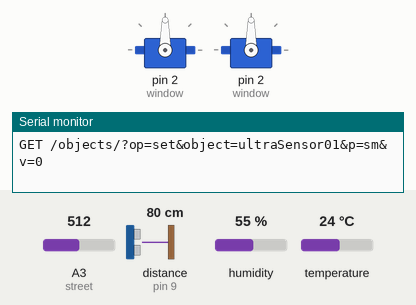
A sketch run on a simulated Arduino Uno, built for the host (arithmetic inside an expression is 32-bit, double 64-bit). Parts: 2 × servo, the last lines printed to the serial monitor. Wiring (inferred from the names in the program): ultrasonic range finder: trigger pin 8; echo pin 9. The inputs (shaded band) are chosen by the test bench; at power-on: A3 (street) = 512, distance to the obstacle (sensor on pin 9) 80 cm, humidity 55 %, temperature 24 °C. The echo pulse lasts 58.3 µs per cm; WiFi joins after 1.5 s; servers stay silent unless stated; uploads are accepted with an empty reply.

Above: at 1.2 s.
1.3 s: A3 (street) set to 311
At 3.6 s:
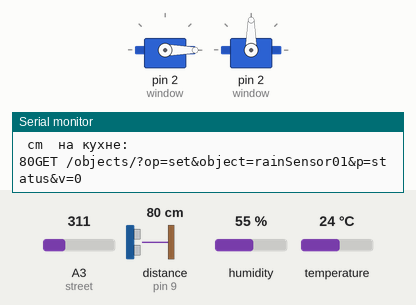
6.3 s: A3 (street) set to 289
12.7 s: distance to the obstacle (sensor on pin 9) set to 10 cm
19.4 s: distance to the obstacle (sensor on pin 9) set to 7 cm
Timing chart, 0 to 22.4 s (numbered marks = the images above; inputs shaded):
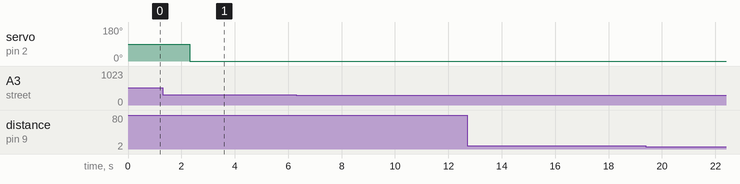

The sketch:

programmaforme.ino
```cpp
#include <DHT.h>
#include <Ethernet.h>
#include <SPI.h>
#include <Servo.h>
Servo window;
Servo door;
byte mac[] = { 0x90, 0xA2, 0xDA, 0x00, 0x4C, 0xFB };
byte ip[] = { 192, 168, 1, 36 };

byte server[] = { 192, 168, 1, 35 };

EthernetClient client;
char c;
String msg;
//ДАТЧИК УЛЬТРАЗВУКА НА КУХНЕ
int kitecho= 9;
int kittrig = 8;
//ДАТЧИКИ УЛЬТРАЗВУКА У ДВЕРИ
  //ВЕРХНИЙ
int hecho= 9;
int htrig = 8;
  //НИЖНИЙ
int lecho= 9;
int ltrig = 8;

#define street 3
#define vytag_yvlag 3
#define cool_hot 3
#define gaz 3
#define dogd 3
#define dvig_room 3
#define svet_room 3
#define svet_kitchen 3
#define fire 3
#define DHTPIN_1 3 //пиин датчика в комнате
#define DHTPIN_2 3 //пиин датчика на кухне
#define DHTTYPE DHT11
DHT dht_1(DHTPIN_1, DHTTYPE);
DHT dht_2(DHTPIN_2, DHTTYPE);
void setup()
{
  window.attach(2);
  door.attach(2);
  Ethernet.begin(mac, ip);
  dht_1.begin();
  dht_2.begin();
  Serial.begin(9600);
  pinMode(kittrig, OUTPUT);
  pinMode(kitecho, INPUT);
   pinMode(htrig, OUTPUT);
  pinMode(hecho, INPUT);
   pinMode(ltrig, OUTPUT);
  pinMode(lecho, INPUT);
  pinMode(fire, INPUT);
  pinMode(svet_kitchen, OUTPUT);
  pinMode(svet_room, OUTPUT);
  pinMode(dvig_room, INPUT);
  pinMode(dogd, INPUT);
  pinMode(gaz, INPUT);
  pinMode(cool_hot, OUTPUT);
  pinMode(vytag_yvlag, OUTPUT);
   pinMode(street, INPUT);
}
////////////////////////////////
void loop(){///////////////////
//////////////////////////////

////////////////////
//ОТКРЫТИЕ ДВЕРЕЙ//
//////////////////
  //СНЯТИЕ ПОКАЗАНИЙ С ВЕРХНЕГО ДАТЧИКА
  int duration_dh, cm_dh;
digitalWrite(htrig, LOW);
delayMicroseconds(2);
digitalWrite(htrig, HIGH);
delayMicroseconds(10);
digitalWrite(htrig, LOW);
duration_dh = pulseIn(hecho, HIGH);
cm_dh = duration_dh / 58;
  //СНЯТИЕ ПОКАЗАНИЙ СС НИЖНЕГО ДАТЧИКА
  int duration_dl, cm_dl;
digitalWrite(ltrig, LOW);
delayMicroseconds(2);
digitalWrite(ltrig, HIGH);
delayMicroseconds(10);
digitalWrite(ltrig, LOW);
duration_dl = pulseIn(lecho, HIGH);
cm_dl = duration_dl / 58;
  //УПРАВЛЕНИЕ ДВЕРЬЮ
if (cm_dl < 9 & cm_dh < 17){
msg = "GET /objects/?op=set&object=door&p=status&v=1";
Serial.println(msg);
client.connect(server, 80);
client.println(msg);
delay (1000);
client.stop();
delay(100);
msg = "GET /objects/?op=set&object=door&p=otvet";
Serial.println(msg);
client.connect(server, 80);
client.println(msg);
while (client.available()) {
    c = client.read();
    Serial.write(c);
  }
client.stop();
if (c == 'S'){
  door.write(90);
  delay(5000);
  door.write(0);
}
if (c == 'O'){
  door.write(0);
}

delay (1000);
}
/////////////////////////////
//*******КОНЕЦ************//
///////////////////////////

///////////////////////////////////////////////////////
// ИЗМЕРЕНИЕ РАССТОЯНИЯ НА КУХНЕ ДЛЯ ВКЛЮЧЕНИЯ СВЕТА//
/////////////////////////////////////////////////////
  int duration, cm;
digitalWrite(kittrig, LOW);
delayMicroseconds(2);
digitalWrite(kittrig, HIGH);
delayMicroseconds(10);
digitalWrite(kittrig, LOW);
duration = pulseIn(kitecho, HIGH);
cm = duration / 58;
if (cm < 9){
  analogWrite(svet_kitchen, 1024);
  msg = "GET /objects/?op=set&object=ultraSensor01&p=sm&v=1";
Serial.println(msg);
client.connect(server, 80);
client.println(msg);
delay (1000);
client.stop();
delay (1000);
}
else {
  analogWrite(svet_kitchen, 0);
  msg = "GET /objects/?op=set&object=ultraSensor01&p=sm&v=0";
Serial.println(msg);
client.connect(server, 80);
client.println(msg);
delay (1000);
client.stop();
delay (1000);
}
Serial.println (" cm  на кухне:");
Serial.print (cm);
delay(100);
/////////////////////////////
//*******КОНЕЦ************//
///////////////////////////

///////////////////////////////////////////////////////////////////////////////
//ДАТЧИКИ ДВИЖЕНИЯ И ОСВЕЩЕННОСТИ И ДАТЧИК ДОЖДЯ - ВКЛЮЧЕНИЯ СВЕТА В КОМНАТЕ//
/////////////////////////////////////////////////////////////////////////////
int dvig = digitalRead(dvig_room);
int osvet = analogRead(street);

if(analogRead(dogd) <300){
  window.write(0);}

else{
  if (dvig == 1){
    if(osvet > 90){
      analogWrite(svet_room, 0);
      window.write(90);
     msg = "GET /objects/?op=set&object=rainSensor01&p=status&v=1";
    Serial.println(msg);
    client.connect(server, 80);
    client.println(msg);
    delay (1000);
    client.stop();
    delay (1000);
    msg = "GET /objects/?op=set&object=MotionSensor01&p=status&v=0";
    Serial.println(msg);
    client.connect(server, 80);
    client.println(msg);
    delay (1000);
    client.stop();
    delay (1000);
    }
    else{
      analogWrite(svet_room, 1024);
      window.write(0);
      msg = "GET /objects/?op=set&object=rainSensor01&p=status&v=0";
    Serial.println(msg);
    client.connect(server, 80);
    client.println(msg);
    delay (1000);
    client.stop();
    delay (1000);
    msg = "GET /objects/?op=set&object=MotionSensor01&p=status&v=1";
    Serial.println(msg);
    client.connect(server, 80);
    client.println(msg);
    delay (1000);
    client.stop();
    delay (1000);
    }
  }
  else{
  analogWrite(svet_room, 0);
  window.write(0);
   msg = "GET /objects/?op=set&object=rainSensor01&p=status&v=0";
    Serial.println(msg);
    client.connect(server, 80);
    client.println(msg);
    delay (1000);
    client.stop();
    delay (1000);
    msg = "GET /objects/?op=set&object=MotionSensor01&p=status&v=0";
    Serial.println(msg);
    client.connect(server, 80);
    client.println(msg);
    delay (1000);
    client.stop();
    delay (1000);}
}

/////////////////////////////
//*******КОНЕЦ************//
///////////////////////////

///////////////////////////////////////
//ДАТЧИК ГАЗА - ОТПРАВКА УВЕДОМЛЕНИЯ//
/////////////////////////////////////
int g = digitalRead(gaz);
if(g == 1){
msg = "GET /objects/?op=set&object=gazSensor1&p=status&v=1";
client.connect(server, 80);
client.println(msg);
delay (1000);
while (client.available()) {
    c = client.read();
    Serial.write(c);
  }
  Serial.println();
client.stop();
delay (1000);
}
else{
msg = "GET /objects/?op=set&object=gazSensor1&p=status&v=0";
client.connect(server, 80);
client.println(msg);
delay (1000);
while (client.available()) {
    c = client.read();
    Serial.write(c);
  }
  Serial.println();
client.stop();
delay (1000);
}

/////////////////////////////
//*******КОНЕЦ************//
///////////////////////////

/////////////////////////////////////////
//ДАТЧИК ТЕМПЕРАТУРЫ - УПРАВЛЕНИЕ РЕЛЕ//
///////////////////////////////////////
float tk = dht_1.readTemperature();
if (tk > 22.50){
  analogWrite(cool_hot, 1024);
   msg = "GET /objects/?op=set&object=TempSensor01&p=status&v=1";
    Serial.println(msg);
    client.connect(server, 80);
    client.println(msg);
    delay (1000);
    client.stop();
    delay (1000);
    }
else{
  analogWrite(cool_hot, 0);
  msg = "GET /objects/?op=set&object=TempSensor01&p=status&v=0";
    Serial.println(msg);
    client.connect(server, 80);
    client.println(msg);
    delay (1000);
    client.stop();
    delay (1000);
}

/////////////////////////////
//*******КОНЕЦ************//
///////////////////////////

///////////////////////////////////////
//ДАТЧИК ВЛАЖНОСТИ - УПРАВЛЕНИЕ РЕЛЕ//
/////////////////////////////////////
float hk = dht_1.readHumidity();
 if (hk > 50.50){
  analogWrite(vytag_yvlag, 1024);
  msg = "GET /objects/?op=set&object=HumiSensor01&p=status&v=1";
    Serial.println(msg);
    client.connect(server, 80);
    client.println(msg);
    delay (1000);
    client.stop();
    delay (1000);
}
else{
  analogWrite(vytag_yvlag, 0);
  msg = "GET /objects/?op=set&object=HumiSensor01&p=status&v=0";
    Serial.println(msg);
    client.connect(server, 80);
    client.println(msg);
    delay (1000);
    client.stop();
    delay (1000);
}

/////////////////////////////
//*******КОНЕЦ************//
///////////////////////////

//////////////////////////////////////////////////////
//ДАТЧИКИ ОГНЯ И ТЕМПЕРАТУРЫ - ОТПРАВКА УВЕДОМЛЕНИЯ//
////////////////////////////////////////////////////
  int f = analogRead(fire);
  float tf = dht_2.readTemperature();
  float hf = dht_2.readHumidity();
if(f==1 & tf > 50){
msg = "GET /objects/?op=set&object=fireSensor1&p=status&v=1";
client.connect(server, 80);
client.println(msg);
delay (1000);
while (client.available()) {
    c = client.read();
    Serial.write(c);
  }
  Serial.println();
client.stop();
delay (1000);
}
else{
msg = "GET /objects/?op=set&object=fireSensor1&p=status&v=0";
client.connect(server, 80);
client.println(msg);
delay (1000);
while (client.available()) {
    c = client.read();
    Serial.write(c);
  }
  Serial.println();
client.stop();
delay (1000);
}

/////////////////////////////
//*******КОНЕЦ************//
///////////////////////////
//вывод температуры
msg = "GET /objects/?op=set&object=TempSensor01&p=temp&v=";
Serial.println(msg);
client.connect(server, 80);
client.println(msg);
client.println(tk);
delay (1000);
client.stop();
delay (1000);
msg = "GET /objects/?op=set&object=HumiSensor01&p=humi&v=";
Serial.println(msg);
client.connect(server, 80);
client.println(msg);
client.println(hk);
delay (1000);
client.stop();
delay (1000);
  }
```
